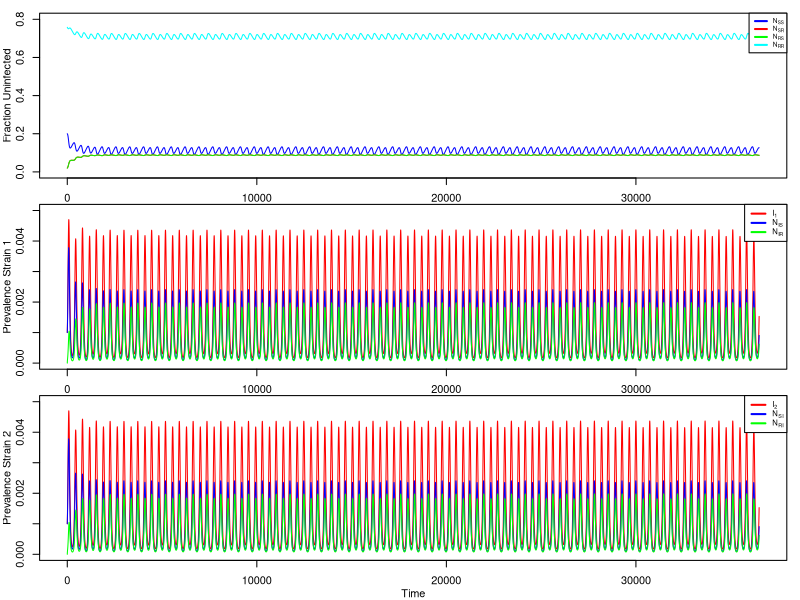
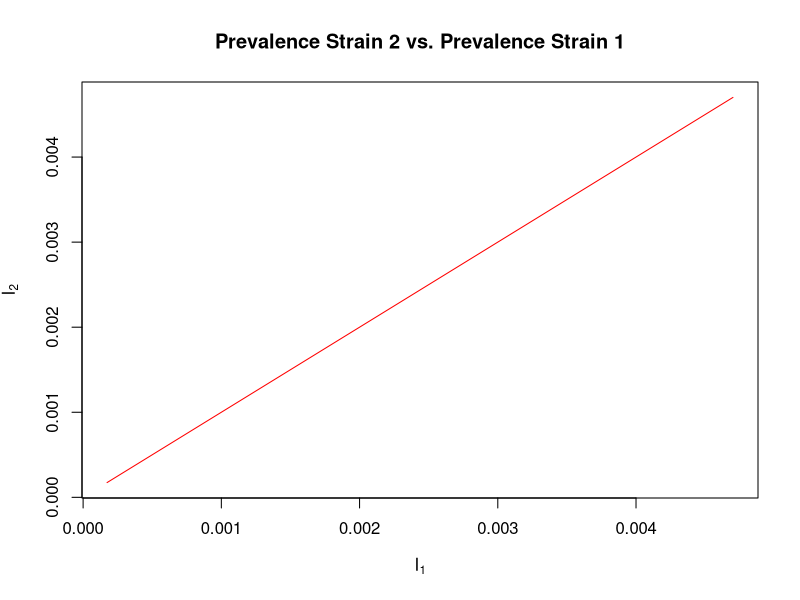

Recreate these plots in R, in order.
####### Two Strains with Competition ############################################################
## Two-strain model with optional sinusoidal forcing
## Implemented with deSolve (lsoda) in R
## August 2015
## Authors: Igor Vasiljevic and Sarah Cobey, 
## with R implementation by Sylvia Ranjeva 
##################################################################################################

# load package to solve ODEs from R
require(deSolve)

## Function to output system of ODE's at each time point #########################################
diff_eqs <- function(t,y,p){
  beta = p[[1]]
  gamma = p[[2]]
  mu = p[[3]]
  alpha = p[[4]]
  epsilon = p[[5]]
  omega = p[[6]]
  forcing = p[[7]]
  
  if(forcing == 1){
      force = 1 + epsilon*cos(omega*t) # seasonal forcing
  }
  if(forcing == 0){
      force = 1 # no forcing
  }
 
  N = y
  
  with(as.list(p),{
    NSS = N[1]
    NIS = N[2]
    NRS = N[3]
    NSI = N[4]
    NRI = N[5]
    NSR = N[6]
    NIR = N[7]
    I1 = NIS + NIR
    I2 = NSI + NRI
    
    #adjust transmission rate according to forcing
    beta = beta*force
    
    #differential equations
    dNSS.dt = mu - NSS*(beta[1]*I1 + beta[2]*I2) - mu*NSS
    dNIS.dt = NSS*(beta[1]*I1) - gamma[1]*NIS - mu*NIS
    dNRS.dt = gamma[1]*NIS - alpha[2]*beta[2]*I2*NRS - mu*NRS
    dNSI.dt = beta[2]*NSS*I2 - gamma[2]*NSI - mu*NSI
    dNRI.dt = alpha[2]*beta[2]*I2*NRS - gamma[2]*NRI - mu*NRI
    dNSR.dt = gamma[2]*NSI - alpha[1]*beta[1]*I1*NSR - mu*NSR
    dNIR.dt = alpha[1]*beta[1]*I1*NSR - gamma[1]*NIR - mu*NIR
    return(list(c(dNSS.dt,dNIS.dt,dNRS.dt, dNSI.dt, dNRI.dt, dNSR.dt, dNIR.dt)))
  })
}

#### Run the simulation ##############################################################################
# specify initial conditions
NSS = 0.2
NIS = 1e-3
NRS = 0.02
NRI = 0.0
NSI = 1e-3
NSR = 0.02
NIR = 0.0

# specify model parameters
beta = c(5,5)/7
gamma = c(1,1)/7
mu = 1/(10*365)
alpha = c(1,1)
epsilon = .1
omega = 2*(pi/365)
# optional observation noise
obs_sd = 0

# turn on/off forcing
forcing = 1

#specify simulation times
t_start = 0
t_end = 100*365
delta_t = .1

#parameters
params = list(beta = beta,
gamma = gamma,
mu = mu,
alpha = alpha,
epsilon = epsilon,
omega = omega,
forcing = forcing)

#time sequence
t = seq(from=t_start,to=t_end,by=delta_t)

#initial conditions
N = c(NSS, NIS, NRS, NSI, NRI, NSR, NIR)

#simulate #####################################################
out = ode(y=N,times=t,func=diff_eqs,parms=params)


time = out[,1]
I1 = out[,3] + out[,8]
I2 = out[,5] + out[,6]

# add optional observation noise
if(obs_sd > 0){
  errors <- rnorm(length(I1), mean = 1, sd = obs_sd)
  I1 <- I1*errors
  I2 <- I2*errors
}

NSS = out[,2]
NIS = out[,3]
NRS = out[,4]
NSI = out[,5]
NRI = out[,6]
NSR = out[,7]
NIR = out[,8]
NRR = 1-rowSums(out[,2:8],)

output <- data.frame(time = time,
                     NSS = NSS,
                     NIS = NIS,
                     NRS = NRS,
                     NSI = NSI,
                     NRI = NRI,
                     NSR = NSR,
                     NIR = NIR,
                     NRR = NRR,
                     I1 = I1,
                     I2 = I2)

# Plotting #############################################################

## plot time-series #####################################################
filename = "time_series.pdf"
pdf(filename)

# plotting parameters
par(mfrow = c(3, 1),     # 3x1 layout
    oma = c(2, 2, 0, 0), # two rows of text at the outer left and bottom margin
    mar = c(1, 1, 1, 1), # space for one row of text at ticks and to separate plots
    mgp = c(2, 1, 0),    # axis label at 2 rows distance, tick labels at 1 row
    xpd = NA)            # allow content to protrude into outer margin (and beyond)

plot(time,NSS,ylim=c(0,.8),type="l", col = "blue", lwd=1,xlab = "", ylab="Fraction Uninfected")
  lines(time, NSR, col="red")
  lines(time, NRS, col = "green")
  lines(time, NRR, col = "cyan")
  legend('topright', legend = c(expression('N'["SS"]), expression('N'["SR"]), expression('N'["RS"]),expression('N'["RR"]) ), lwd = 2, col = c("blue","red","green", "cyan"), cex = .6 )
plot(time, I1, ylim = c(0,.005), type = 'l', col = "red", lwd =1 ,xlab = "", ylab= "Prevalence Strain 1")
  lines(time, NIS, col = "blue")
  lines(time, NIR, col = "green")
  legend('topright', legend = c(expression('I'[1]), expression('N'["IS"]), expression('N'["IR"])) , lwd = 2, col = c("red","blue","green") , cex = .7)
plot(time, I2, ylim = c(0,.005), type = 'l', col = "red", lwd =1 , xlab = "Time", ylab= "Prevalence Strain 2")
  lines(time, NSI, col = "blue")
  lines(time, NRI, col = "green")
  legend('topright', legend = c(expression('I'[2]), expression('N'["SI"]), expression('N'["RI"])) , lwd = 2, col = c("red","blue","green"), cex = .7 )
dev.off()

## plot I1 vs I2 #####################################################
filename = "I1_vs_I2.pdf"
pdf(filename)
par(mfrow=c(1,1))
plot(I1, I2, type = 'l', col = "red", lwd =1 , xlab = expression('I'[1]), ylab= expression('I'[2]), main = "Prevalence Strain 2 vs. Prevalence Strain 1")
dev.off()
